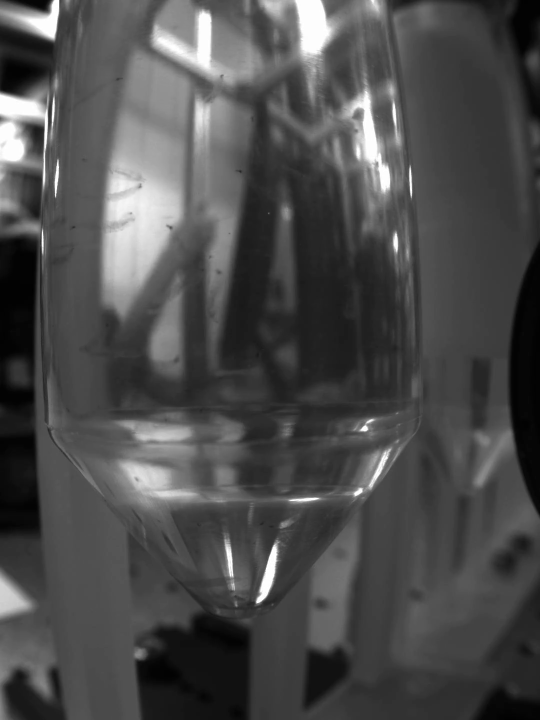
#> input picture frame 47 of cv/detection/sample-video/testvideo2.mp4, 1080 x 1440 px (shown at 1/2 size)
$ python videoloaderV2.py
#> lines starting #> are read from the running program, lines starting #| are printed output that depends on the picture; after the words box and inside, x2 and y2 are one past the last pixel; in counts of white or black regions, pixels touching at a corner belong together
import cv2
import numpy as np

# Parameters
MIN_AREA = 150  # minimum contour area to be considered a larva
DIST_THRESH = 40  # min distance to existing tracker to be considered new

# Background subtractor
backSub = cv2.createBackgroundSubtractorMOG2()

# Load video
cap = cv2.VideoCapture("sample-video/testvideo2.mp4")
if not cap.isOpened():
    print("Error opening video file")
    exit()

# Use KCF tracker (can also try MIL or CSRT)
def create_tracker():
    return cv2.legacy.TrackerKCF_create()

trackers = []
boxes = []

while True:
    ret, frame = cap.read()
#> frame is the input picture: shape (1440, 1080, 3); min 0, max 255, mean 76.2
    if not ret:
        break

    fgMask = backSub.apply(frame)
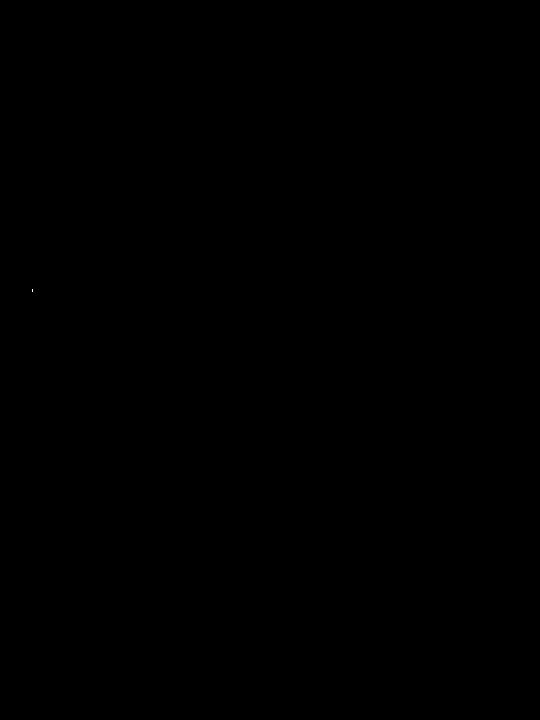
#> fgMask: shape (1440, 1080) (shown at 1/2 size); values 127 (black) and 255 (white), 0% white in thin lines or dots, all inside (x1, y1, x2, y2) = (64, 578, 66, 583)
    fgMask = cv2.erode(fgMask, None, iterations=1)
#> fgMask: shape (1440, 1080); every value is 127
    fgMask = cv2.dilate(fgMask, None, iterations=2)

    contours, _ = cv2.findContours(fgMask, cv2.RETR_EXTERNAL, cv2.CHAIN_APPROX_SIMPLE)
#> contours = [[[0, 0], [0, 1439], [1079, 1439], [1079, 0]]]

    detections = []
    for cnt in contours:
        if cv2.contourArea(cnt) > MIN_AREA:
            x, y, w, h = cv2.boundingRect(cnt)
            detections.append((x, y, w, h))
#> this loop made 1 pass
#> (cnt, x, y, w, h) on pass 1: ([[0, 0], [0, 1439], [1079, 1439], [1079, 0]], 0, 0, 1080, 1440)
#> after the loop, detections = [(0, 0, 1080, 1440)]

    # Match new detections with existing boxes
    new_boxes = []
    for det in detections:
        dx, dy, dw, dh = det
        cx, cy = dx + dw // 2, dy + dh // 2
        matched = False
        for bx, by, bw, bh in boxes:
            bcx, bcy = bx + bw // 2, by + bh // 2
            dist = np.hypot(cx - bcx, cy - bcy)
            if dist < DIST_THRESH:
                matched = True
                break
        if not matched:
            tracker = create_tracker()
            tracker.init(frame, det)
            trackers.append(tracker)
            new_boxes.append(det)
#> this loop made 1 pass
#> (dx, dy, dw, dh, cx, cy) on pass 1: (0, 0, 1080, 1440, 540, 720)
#> after the loop, new_boxes = [(0, 0, 1080, 1440)]; trackers = 1 item

    boxes.extend(new_boxes)

    # Update all trackers
    updated_boxes = []
    valid_trackers = []
    for tracker in trackers:
        success, box = tracker.update(frame)
        if success:
            x, y, w, h = map(int, box)
            updated_boxes.append((x, y, w, h))
            valid_trackers.append(tracker)
            cv2.rectangle(frame, (x, y), (x + w, y + h), (0, 255, 0), 2)
            cv2.circle(frame, (x + w//2, y + h//2), 3, (0, 255, 0), -1)
#> this loop made 1 pass
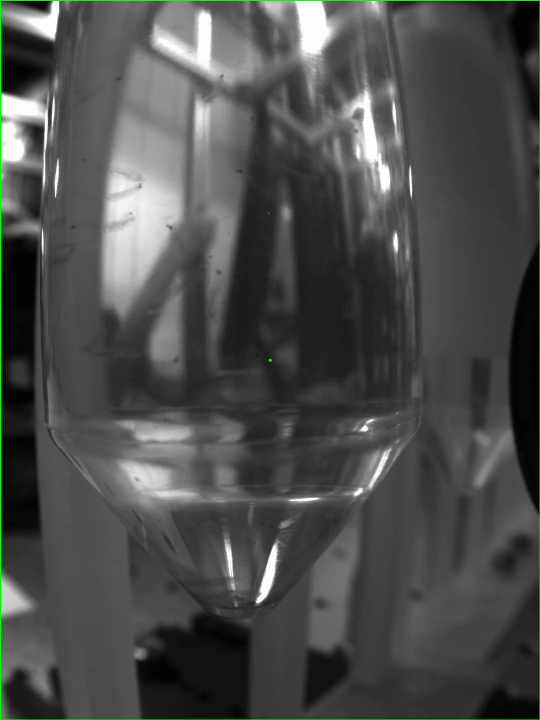
#> frame: shape (1440, 1080, 3) (shown at 1/2 size); 0.49% of pixels changed, all inside (x1, y1, x2, y2) = (0, 0, 1080, 1440)
#> after the loop, updated_boxes = [(0, 0, 1080, 1440)]; valid_trackers = 1 item

    trackers = valid_trackers
    boxes = updated_boxes
#> boxes = [(0, 0, 1080, 1440)]

    cv2.imshow("Tracked Larvae", frame)
    cv2.imshow("FG Mask", fgMask)
    if cv2.waitKey(30) & 0xFF == 27:
#> (key Esc is pressed here)
        break

cap.release()
cv2.destroyAllWindows()

$ run again, starting later in the video
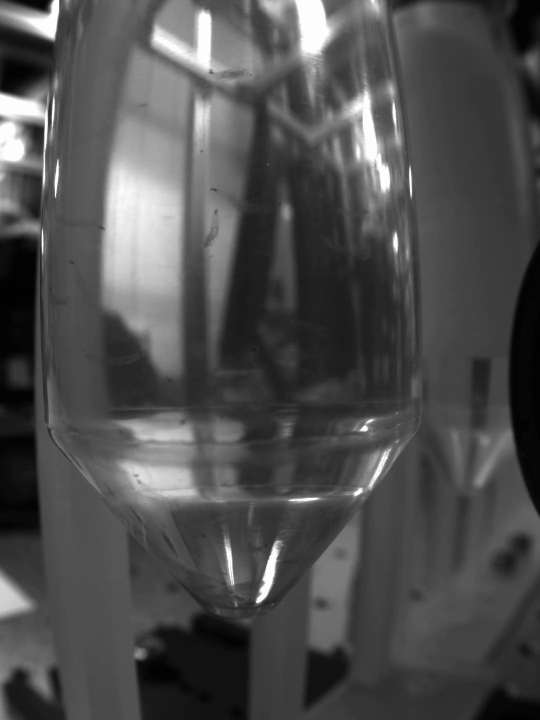
#> input picture frame 212 of cv/detection/sample-video/testvideo2.mp4, 1080 x 1440 px (shown at 1/2 size)
#> frame is the input picture: shape (1440, 1080, 3); min 0, max 255, mean 78
#> contours = [[[0, 0], [0, 1439], [1079, 1439], [1079, 0]]]
#> the loop `for cnt in contours:` made 1 pass
#> (cnt, x, y, w, h) on pass 1: ([[0, 0], [0, 1439], [1079, 1439], [1079, 0]], 0, 0, 1080, 1440)
#> after the loop `for cnt in contours:`: detections = [(0, 0, 1080, 1440)]
#> the loop `for det in detections:` made 1 pass
#> (dx, dy, dw, dh, cx, cy) on pass 1: (0, 0, 1080, 1440, 540, 720)
#> after the loop `for det in detections:`: trackers = 1 item
#> the loop `for tracker in trackers:` made 1 pass
#> after the loop `for tracker in trackers:`:
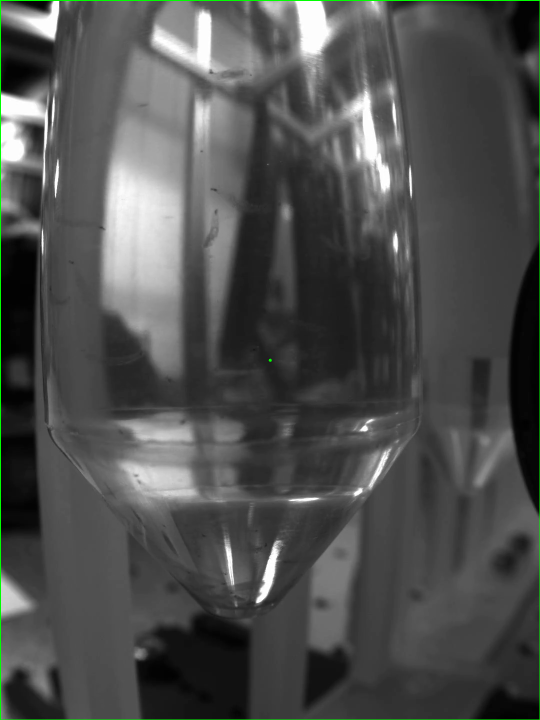
#> frame: shape (1440, 1080, 3) (shown at 1/2 size); 0.49% of pixels changed, all inside (x1, y1, x2, y2) = (0, 0, 1080, 1440)
#> after the loop `for tracker in trackers:`: updated_boxes = [(0, 0, 1080, 1440)]; valid_trackers = 1 item
#> boxes = [(0, 0, 1080, 1440)]

$ run again, starting later in the video
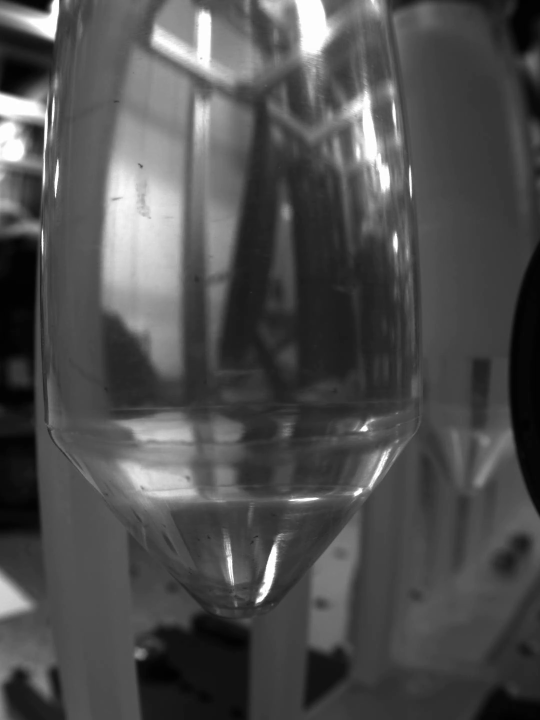
#> input picture frame 377 of cv/detection/sample-video/testvideo2.mp4, 1080 x 1440 px (shown at 1/2 size)
#> frame is the input picture: shape (1440, 1080, 3); min 1, max 255, mean 78.2
#> fgMask: shape (1440, 1080); every value is 127
#> contours = [[[0, 0], [0, 1439], [1079, 1439], [1079, 0]]]
#> the loop `for cnt in contours:` made 1 pass
#> (cnt, x, y, w, h) on pass 1: ([[0, 0], [0, 1439], [1079, 1439], [1079, 0]], 0, 0, 1080, 1440)
#> after the loop `for cnt in contours:`: detections = [(0, 0, 1080, 1440)]
#> the loop `for det in detections:` made 1 pass
#> (dx, dy, dw, dh, cx, cy) on pass 1: (0, 0, 1080, 1440, 540, 720)
#> after the loop `for det in detections:`: trackers = 1 item
#> the loop `for tracker in trackers:` made 1 pass
#> after the loop `for tracker in trackers:`:
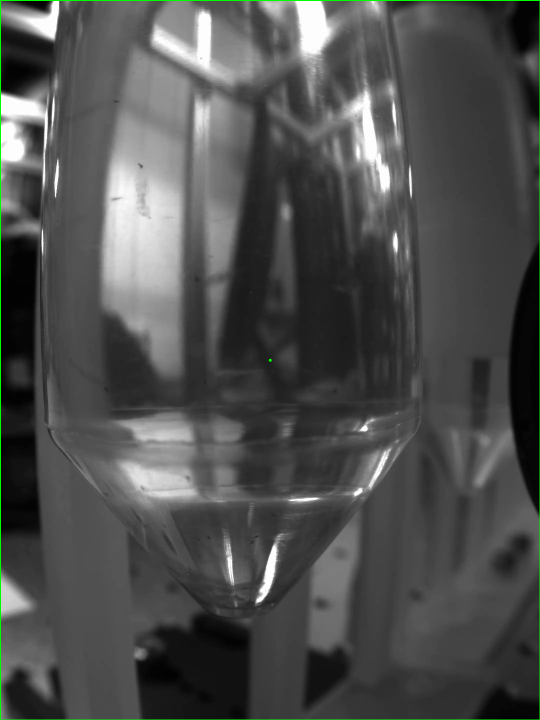
#> frame: shape (1440, 1080, 3) (shown at 1/2 size); 0.49% of pixels changed, all inside (x1, y1, x2, y2) = (0, 0, 1080, 1440)
#> after the loop `for tracker in trackers:`: updated_boxes = [(0, 0, 1080, 1440)]; valid_trackers = 1 item
#> boxes = [(0, 0, 1080, 1440)]
